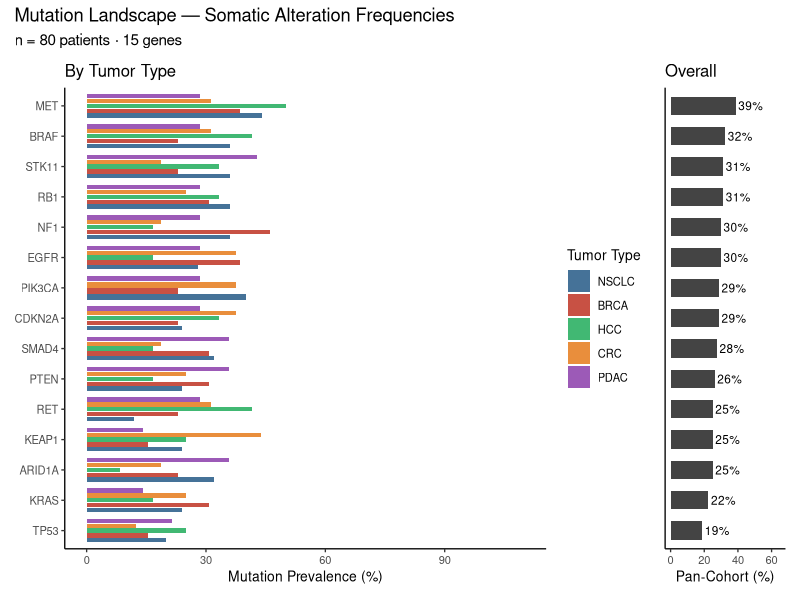

This chart was generated by the following R code:
library(ggplot2); library(dplyr); library(tidyr); library(patchwork)

set.seed(5)
GENES15 <- c("TP53","KRAS","PTEN","ARID1A","CDKN2A","PIK3CA",
             "KEAP1","SMAD4","RB1","NF1","MET","EGFR","BRAF","RET","STK11")
TT <- c(NSCLC=25,BRCA=13,HCC=12,CRC=16,PDAC=14)
TT_COLORS <- c(NSCLC="#2c5f8a",BRCA="#c0392b",HCC="#27ae60",CRC="#e67e22",PDAC="#8e44ad")

pts <- data.frame(
  USUBJID   = paste0("PT",sprintf("%03d",1:80)),
  TUMORTYPE = rep(names(TT), TT)
)
mut_list <- lapply(1:80, function(i)
  data.frame(USUBJID=pts$USUBJID[i], TUMORTYPE=pts$TUMORTYPE[i],
             HUGO_SYMBOL=sample(GENES15, sample(2:7,1))))
point <- do.call(rbind, mut_list) %>% distinct(USUBJID, HUGO_SYMBOL, .keep_all=TRUE)

mut_tt <- point %>% group_by(HUGO_SYMBOL, TUMORTYPE) %>%
  summarise(n=n_distinct(USUBJID), .groups="drop") %>%
  mutate(pct=n/TT[TUMORTYPE]*100)

pan_pct <- point %>% group_by(HUGO_SYMBOL) %>%
  summarise(pan=n_distinct(USUBJID)/80*100, .groups="drop")
gene_ord <- pan_pct %>% arrange(pan) %>% pull(HUGO_SYMBOL)

mut_tt  <- mut_tt  %>% mutate(HUGO_SYMBOL=factor(HUGO_SYMBOL,levels=gene_ord),
                               TUMORTYPE=factor(TUMORTYPE,levels=names(TT_COLORS)))
pan_pct <- pan_pct %>% mutate(HUGO_SYMBOL=factor(HUGO_SYMBOL,levels=gene_ord))

p5a <- ggplot(mut_tt, aes(pct, HUGO_SYMBOL, fill=TUMORTYPE)) +
  geom_col(position=position_dodge(.8), width=.7, alpha=.88) +
  scale_fill_manual(values=TT_COLORS, name="Tumor Type") +
  scale_x_continuous(name="Mutation Prevalence (%)", limits=c(0,110)) +
  theme_classic(base_size=10) + theme(axis.title.y=element_blank()) +
  labs(title="By Tumor Type")

p5b <- ggplot(pan_pct, aes(pan, HUGO_SYMBOL)) +
  geom_col(fill="#444444", width=.6) +
  geom_text(aes(label=paste0(round(pan),"%")), hjust=-0.1, size=3) +
  scale_x_continuous(name="Pan-Cohort (%)", limits=c(0,65)) +
  theme_classic(base_size=10) +
  theme(axis.text.y=element_blank(), axis.ticks.y=element_blank(),
        axis.title.y=element_blank()) +
  labs(title="Overall")

p <- p5a + p5b + plot_layout(widths=c(4,1)) +
  plot_annotation(title="Mutation Landscape — Somatic Alteration Frequencies",
                  subtitle="n = 80 patients · 15 genes")

ggsave("plots/05_mutation_landscape.png", p, width=15, height=10, dpi=180, bg="white")
cat("05 done\n")
